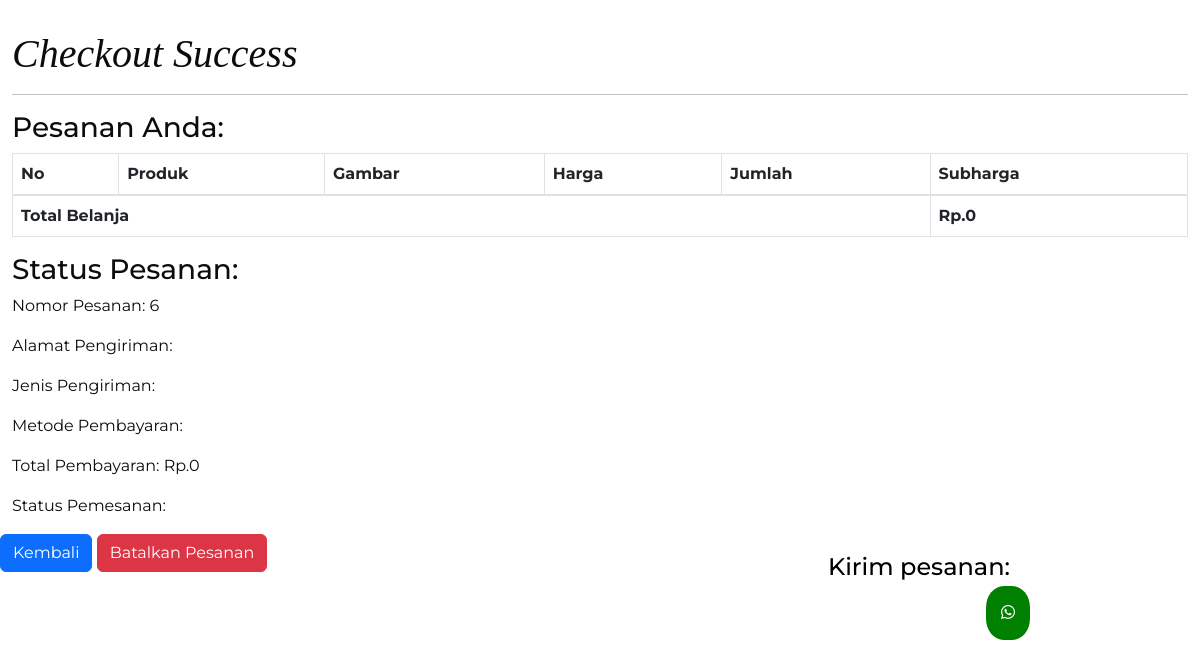
Before: /checkout_success.php (signed in) with the older database file.
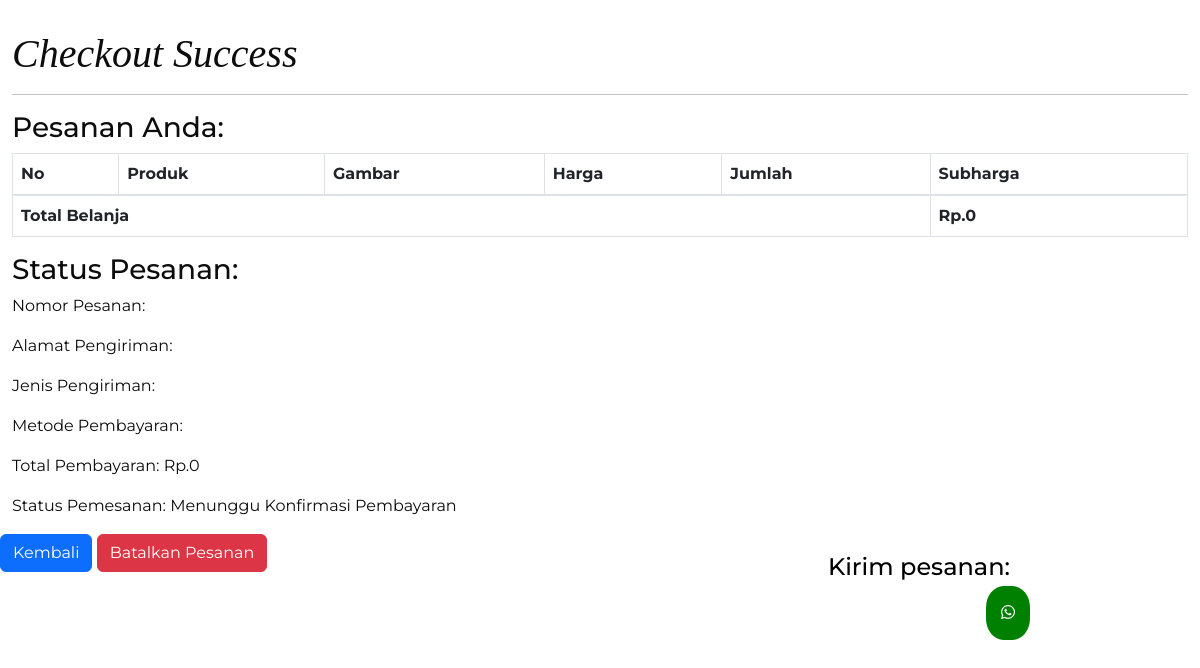
After: the same page with the newer database file.
### tables this page shows
CREATE TABLE `pemesanan` (
  `id_pesanan` int(11) NOT NULL,
  `akun_id` int(11) NOT NULL,
  `status_pesanan` tinyint(4) DEFAULT NULL,
  `tanggal_pesanan` date NOT NULL,
  `total` int(25) NOT NULL,
  `jenis_pengiriman` varchar(25) NOT NULL,
  `pembayaran` varchar(25) NOT NULL,
  `alamat` varchar(250) NOT NULL,
  `id_produk` int(11) NOT NULL
);

### checkout_success.php (the view, shortened to what the changed rows need)
<?php
$koneksi = new mysqli("localhost", "root", "", "umkm");
$id_user = $_SESSION['users']['id_akun'];
$ambil_pesanan = $koneksi->query("SELECT * FROM pemesanan WHERE akun_id = '$id_user' ORDER BY id_pesanan DESC LIMIT 1");
$pesanan = $ambil_pesanan->fetch_assoc();
?>
<!DOCTYPE html>
<html>
<head>
</head>
<body>
    <section class="konten">
        <div class="container">
            <h1 class="fst-italic">Checkout Success</h1>
            <hr>
            <h3>Pesanan Anda:</h3>
            <table class="table table-bordered">
                <thead>
                    <tr>
                        <th>No</th>
                        <th>Produk</th>
                        <th>Gambar</th>
                        <th>Harga</th>
                        <th>Jumlah</th>
                        <th>Subharga</th>
                    </tr>
                </thead>
                    <?php
                    $totalbelanja = 0;
                        ?>
                <tfoot>
                    <tr>
                        <th colspan="5">Total Belanja</th>
                        <th>Rp.<?php echo number_format($totalbelanja) ?></th>
                    </tr>
                </tfoot>
            </table>
            <h3>Status Pesanan:</h3>
            <p>Nomor Pesanan: <?php echo $pesanan['id_pesanan']; ?></p>
            <p>Alamat Pengiriman: <?php echo $pesanan['alamat']; ?></p>
            <p>Jenis Pengiriman: <?php echo $pesanan['jenis_pengiriman']; ?></p>
            <p>Metode Pembayaran: <?php echo $pesanan['pembayaran']; ?></p>
            <p>Total Pembayaran: Rp.<?php echo number_format($totalbelanja); ?></p>
            <p>Status Pemesanan:
                <?php
                if ($pesanan['status_pesanan'] == 0) {
                    echo "Menunggu Konfirmasi Pembayaran";
                } elseif ($pesanan['status_pesanan'] == 1) {
                    echo "Pembayaran Diterima, Menunggu Pengiriman";
                } elseif ($pesanan['status_pesanan'] == 2) {
                    echo " maaf Pesanan anda ditolak";
                }elseif ($pesanan['status_pesanan'] == 3) {
                    echo "pesanan telah di batalkan ";
                }
                ?>
            </p>
        </div>
    </section>
</body>
</html>

Changed rows visible on the page:
removed pemesanan: id_pesanan "6"
Other visible differences:
text now shown: "Menunggu Konfirmasi Pembayaran"
